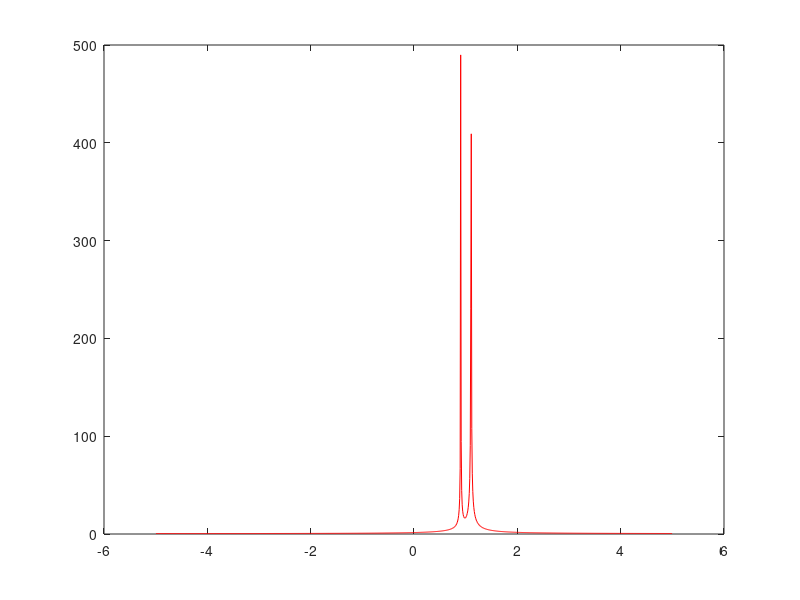

Source code (MATLAB):
clc
clear all
close all


f1=1e6; %frequency sine wave 1
f2=100e3; %frequency sine wave 2

fc=100e3; %cut-off frequency
fs=10e6;
N=10000;
T=[0:1/(fs):N/fs];

y_1=sin(2*pi*f2*T).*exp(i*(2*pi*f1*T)); %sine wave 1

%y_2=sin(2*pi*f2*T); %sine wave 2
%y_3=cos(2*pi*f1*T)
%y=(y_1+y_2);
y=y_1;

M=1024;     %number of points
fo = fs/M;                           %frequency resolution
f= (-(M-1)/2:(M-1)/2)*fo ;                       %frequency points for plotting

Y = fft(y,M);      %fft of the sampled signal
Y_db = 20*log10(abs((fftshift(Y))));   %fft [db]
Y_2 = Y/2^11;

%% Discretizing samples for the testbench
nb=16;
y_q = floor(real(y)*2^(nb-1));
idy = find(y_q == 2^(nb-1));
y_q(idy) = 2^(nb-1)-1;

y_i = floor(imag(y)*2^(nb-1));
idy = find(y_i == 2^(nb-1));
y_i(idy) = 2^(nb-1)-1;

Y_q = floor(real(Y_2)*2^(nb-1));
idy = find(Y_q == 2^(nb-1));
Y_q(idy) = 2^(nb-1)-1;

Y_i = floor(imag(Y_2)*2^(nb-1));
idy = find(Y_i == 2^(nb-1));
Y_i(idy) = 2^(nb-1)-1;

Y_disc = Y_q + i* Y_i;

%% Save samples in txt file
fp = fopen('samples.txt','w');
for(j=1:1:10001)
    fprintf(fp,'%d,%d\n',y_q(1,j),y_i(1,j));
end
fclose(fp);

fp = fopen('results_matlab_q.txt','w');
fprintf(fp,'%d\n',real(Y));
fclose(fp);

fp = fopen('results_matlab_i.txt','w');
fprintf(fp,'%d\n',imag(Y));
fclose(fp);

%%Plot

figure(1)
plot(f/1e6,abs(fftshift(Y)),'r')
%hold on
%plot(f/1e6,abs(fftshift(Y_disc./2^(nb-1))),'b')


